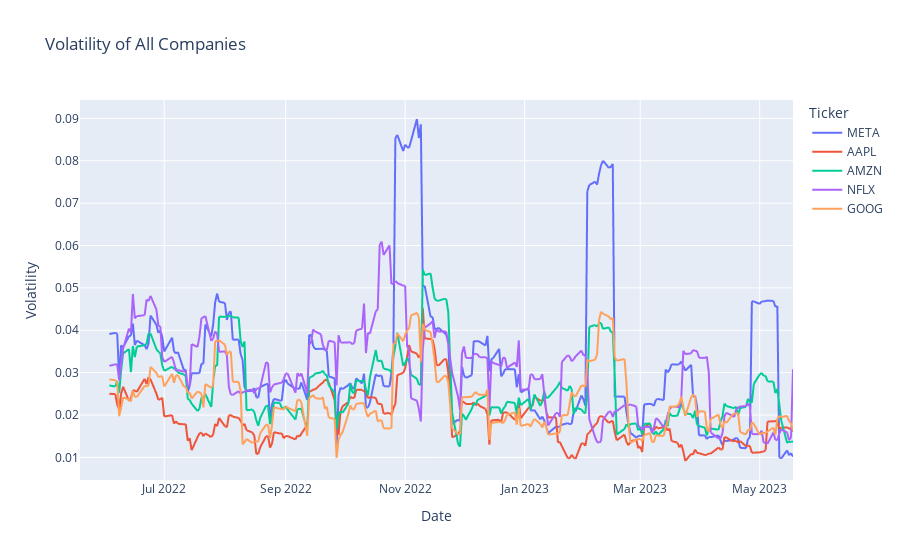

Notebook code for this chart:
### Markdown cell above
### Analyze Volatility of Each Company in FAANG

### Code cell
# Analyze Volatility of each company
df['Volatility'] = df.groupby('Ticker')['Close'].pct_change().rolling(window=10).std().reset_index(0, drop=True)
fig = px.line(df, x='Date', y='Volatility', 
              color='Ticker', 
              title='Volatility of All Companies')
fig.show()

### Figure 1 — Plotly figure (JSON) as saved in the notebook; plotly's stock layout.template omitted (floating-point values rounded to 4 significant figures; data arrays with more than 128 entries replaced by an {"elided": "..."} marker saying what was removed)
{"data": [{"hovertemplate": "Ticker=META<br>Date=%{x}<br>Volatility=%{y}<extra></extra>", "legendgroup": "META", "line": {"color": "#636efa", "dash": "solid"}, "mode": "lines", "name": "META", "showlegend": true, "type": "scattergl", "x": {"elided": "251 str values"}, "xaxis": "x", "y": {"elided": "251 float values"}, "yaxis": "y"}, {"hovertemplate": "Ticker=AAPL<br>Date=%{x}<br>Volatility=%{y}<extra></extra>", "legendgroup": "AAPL", "line": {"color": "#EF553B", "dash": "solid"}, "mode": "lines", "name": "AAPL", "showlegend": true, "type": "scattergl", "x": {"elided": "251 str values"}, "xaxis": "x", "y": {"elided": "251 float values"}, "yaxis": "y"}, {"hovertemplate": "Ticker=AMZN<br>Date=%{x}<br>Volatility=%{y}<extra></extra>", "legendgroup": "AMZN", "line": {"color": "#00cc96", "dash": "solid"}, "mode": "lines", "name": "AMZN", "showlegend": true, "type": "scattergl", "x": {"elided": "251 str values"}, "xaxis": "x", "y": {"elided": "251 float values"}, "yaxis": "y"}, {"hovertemplate": "Ticker=NFLX<br>Date=%{x}<br>Volatility=%{y}<extra></extra>", "legendgroup": "NFLX", "line": {"color": "#ab63fa", "dash": "solid"}, "mode": "lines", "name": "NFLX", "showlegend": true, "type": "scattergl", "x": {"elided": "251 str values"}, "xaxis": "x", "y": {"elided": "251 float values"}, "yaxis": "y"}, {"hovertemplate": "Ticker=GOOG<br>Date=%{x}<br>Volatility=%{y}<extra></extra>", "legendgroup": "GOOG", "line": {"color": "#FFA15A", "dash": "solid"}, "mode": "lines", "name": "GOOG", "showlegend": true, "type": "scattergl", "x": {"elided": "251 str values"}, "xaxis": "x", "y": {"elided": "251 float values"}, "yaxis": "y"}], "layout": {"legend": {"title": {"text": "Ticker"}, "tracegroupgap": 0}, "title": {"text": "Volatility of All Companies"}, "xaxis": {"anchor": "y", "domain": [0, 1], "title": {"text": "Date"}}, "yaxis": {"anchor": "x", "domain": [0, 1], "title": {"text": "Volatility"}}}}
